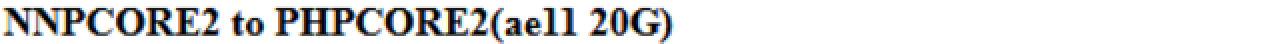
#> input picture Nokia_OCR/Data/Data/cropTextImg/portion_10_1.png, 642 x 22 px, found by its file name (shown 2 times larger); its folder holds only this picture in this run
$ jupyter execute --allow-errors OCR_Read.ipynb   (older library calls are emulated)
#> lines starting #> are read from the running program, lines starting #| are printed output that depends on the picture
[cell 1]
from PIL import Image,ImageOps
import numpy as np
import pytesseract
import cv2
import os
import matplotlib.pyplot as plt
import matplotlib.image as mpimg
import pandas as pd

from matplotlib.pyplot import figure

[cell 2]
# """
# Description : OCR
# """

# All the required functions

def residual_noise_removal(s):
    s=s.replace("aell1","ae11")
    s=s.replace("aell","ae11")
    s=s.replace("ael","ae1")
    s=s.replace("]1","1")
    s=s.replace("]","1")
    s=s.replace("?","2")
    s=s.replace("corel","core1")
    return s

def remove_noise_and_smooth(img):
    kernel = np.ones((1, 1), np.uint8)
    opening = cv2.morphologyEx(img, cv2.MORPH_OPEN, kernel)
    closing = cv2.morphologyEx(opening, cv2.MORPH_CLOSE, kernel)

    or_image = cv2.bitwise_or(img, closing)
    return or_image

def textCheck(imgData):
# """
# Input : Image
# output : text found in image
# """
    ret,img = cv2.threshold(np.array(imgData), 125, 255, cv2.THRESH_BINARY)

    #remove noise
    img=remove_noise_and_smooth(img)
    new_image = Image.fromarray(img.astype(np.uint8))

    # padding and expansion
    new_image=ImageOps.expand(new_image,(0,0,0,10),(256,256,256))
    new_image = Image.fromarray(np.array(new_image)).convert('L') #now need gray scale

    basewidth = 900

    new_image = new_image.resize((900,47), Image.ANTIALIAS)

    text = pytesseract.image_to_string(new_image, lang = 'eng')


    return text.strip()


# [7 lines of commented-out code are left out]

[cell 3]
# This function takes all the images from a folder and makes a dataframe which contains the name of the file, the output by
# Sunil sir, the output after applying the logic and an empty column which has to be filled manually to check the actual correct output.

def load_images_from_folder(folder):
#> called with folder = 'cropTextImg/cropTextImg'
    i=0                                  # This is just a counter to make sure the code is running
    images = []                          # Image array in which all the images from the folder are stored
    data = []
    df = pd.DataFrame(data, columns = ['Graph_Name', 'Original Title', 'Simple OCR1', 'OCR_Updated (OCR2)'])
    for filename in os.listdir(folder):
        img = cv2.imread(os.path.join(folder,filename))
#> img is the input picture: shape (22, 642, 3); mean B, G, R 222.7, 222.5, 222.5
        t = textCheck(img)
#> in textCheck, `ret,img = cv2.threshold(np.array(imgData), 125, 255, cv2.THRESH_BINARY)`:
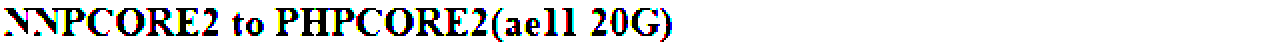
#> img: shape (22, 642, 3) (shown 2 times larger); mean B, G, R 222.7, 223.4, 222.6
#> in textCheck, `new_image = Image.fromarray(np.array(new_image)).convert('L')`:
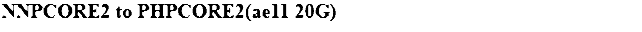
#> new_image: PIL image 642x32 L; min 0, max 255, mean 233.1
#> in textCheck, `new_image = new_image.resize((900,47), Image.ANTIALIAS)`:
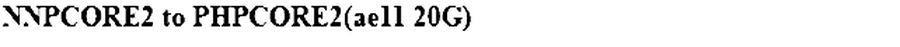
#> new_image: PIL image 900x47 L; min 0, max 255, mean 232.7
        df = df.append({'Graph_Name' : filename, 'Simple OCR1' : t,'OCR_Updated (OCR2)' : residual_noise_removal(t)} , ignore_index=True)
        i=i+1
        print(i)
        if img is not None:
            images.append(img)
    return images, df

#> (a cell that did not finish here is left out)

#> (a cell that did not finish here is left out)

[cell 6]
img=cv2.imread('portion_1_4.png')
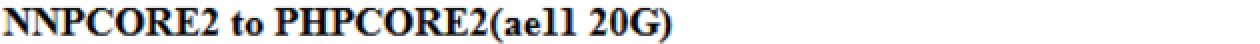
#> input picture Nokia_OCR/portion_1_4.png, 630 x 22 px (shown 2 times larger)
#> img is the input picture: shape (22, 630, 3); mean B, G, R 222, 221.8, 221.9
textCheck(img)
#> in textCheck (call 2), `ret,img = cv2.threshold(np.array(imgData), 125, 255, cv2.THRESH_BINARY)`:
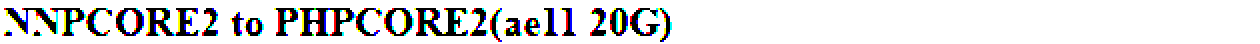
#> img: shape (22, 630, 3) (shown 2 times larger); mean B, G, R 222.3, 221.8, 221.8
#> in textCheck (call 2), `new_image=ImageOps.expand(new_image,(0,0,0,10),(256,256,256))`:
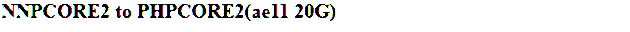
#> new_image: PIL image 630x32 RGB; mean R, G, B 232.5, 232.2, 232.2
#> in textCheck (call 2), `new_image = Image.fromarray(np.array(new_image)).convert('L')`:
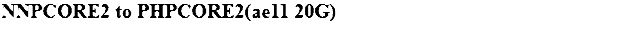
#> new_image: PIL image 630x32 L; min 0, max 255, mean 232.3
#> in textCheck (call 2), `new_image = new_image.resize((900,47), Image.ANTIALIAS)`:
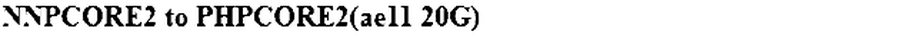
#> new_image: PIL image 900x47 L; min 0, max 255, mean 231.9
#> (the call stopped at in textCheck, `text = pytesseract.image_to_string(new_image, lang = 'eng')`: pytesseract is not available in this run)

[cell 7]
figure(num=None, figsize=(20, 25), dpi=80, facecolor='w', edgecolor='k')
img=mpimg.imread('portion_1_4.png')
inp_image=cv2.imread('portion_1_4.png')
# img = images[88]
imgplot = plt.imshow(img)
plt.show()

[cell 8]
# Python program to explain cv2.imread() method

# importing cv2
import cv2

# path
path = r'C:\Users\ASUS\Documents\Nokia\portion_1.png'

# Using cv2.imread() method
img = cv2.imread(path)
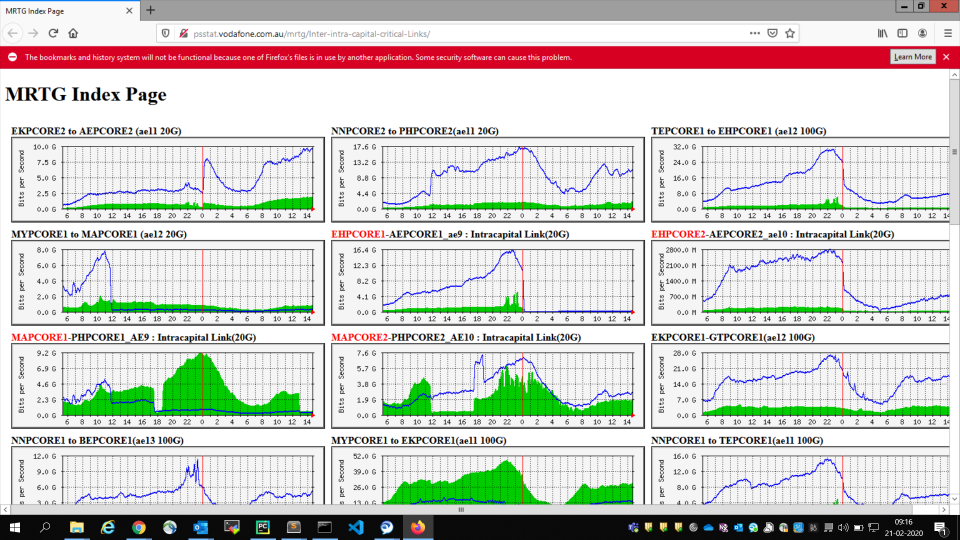
#> input picture Nokia_OCR/portion_1.png, 1920 x 1080 px, found by its file name (shown at 1/2 size)
#> img is the input picture: shape (1080, 1920, 3); mean B, G, R 200.6, 205.8, 205.9

# Displaying the image
cv2.imshow('image', img)
cv2.waitKey(0) # waits until key 0 is pressed
cv2.destroyAllWindows() # destroys the window showing image

[cell 9]
# import cv2
inp_image=cv2.imread('cropTextImg\cropTextImg\portion_1.png')
cv2.imshow('Sample Image',inp_image)

cv2.waitKey(0) # waits until key 0 is pressed
cv2.destroyAllWindows() # destroys the window showing image
# # # # textCheck(inp_image)
# plt.imshow(inp_image)

[cell 10]
from PIL import Image
from pytesseract import image_to_string
print(len(image_to_string(Image.open('portion_1_1.png'))))
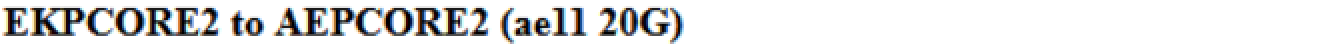
#> input picture Nokia_OCR/portion_1_1.png, 672 x 22 px (shown 2 times larger)
#> (this line was passed over: pytesseract is not available in this run)
# print image_to_string(Image.open('test-english.jpg'), lang='eng')
